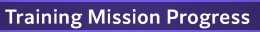
#> input picture img/control/TMP.jpg, 260 x 32 px
$ python -i Opencv.py   (imports and definitions only)
#> lines starting #> are read from the running program, lines starting #| are printed output that depends on the picture; after the words box and inside, x2 and y2 are one past the last pixel; in counts of white or black regions, pixels touching at a corner belong together
import cv2
import numpy as np
import pytesseract

def getTextFromImage(image):
    # Convert to OpenCV format
    np_img = np.array(image)
    if np_img.shape[2] == 4:  # RGBA
        np_img = cv2.cvtColor(np_img, cv2.COLOR_RGBA2BGR)
    else:
        np_img = cv2.cvtColor(np_img, cv2.COLOR_RGB2BGR)

    # Preprocessing
    gray = cv2.cvtColor(np_img, cv2.COLOR_BGR2GRAY)

    # Optional: Apply thresholding to improve OCR
    _, thresh = cv2.threshold(gray, 0, 255, cv2.THRESH_BINARY + cv2.THRESH_OTSU)

    resized = cv2.resize(thresh, None, fx=2, fy=2, interpolation=cv2.INTER_LINEAR)

    # Perform OCR default: --psm 7
    custom_config = r'--oem 3 --psm 7 -c tessedit_char_whitelist=0123456789>-'  # PSM 7 = treat the image as a single line of text
    text = pytesseract.image_to_string(resized, config=custom_config)

    print("Extracted Text:", text.strip())
    return text

def getTextFromImage2(image):
    # Convert to OpenCV format
    np_img = np.array(image)
    if np_img.shape[2] == 4:  # RGBA
        np_img = cv2.cvtColor(np_img, cv2.COLOR_RGBA2BGR)
    else:
        np_img = cv2.cvtColor(np_img, cv2.COLOR_RGB2BGR)
#> np_img is the input picture: shape (32, 260, 3); mean B, G, R 148.4, 80.3, 94.9

    gray = cv2.cvtColor(np_img, cv2.COLOR_BGR2GRAY)
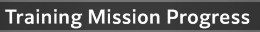
#> gray: shape (32, 260); min 40, max 255, mean 92.4

    # Upscale FIRST
    gray = cv2.resize(gray, None, fx=3, fy=3, interpolation=cv2.INTER_CUBIC)
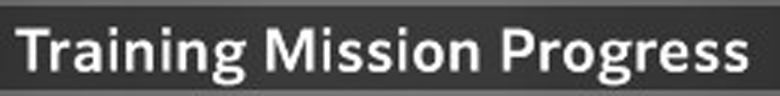
#> gray: shape (96, 780); min 22, max 255, mean 92

    # Light blur to reduce anti-alias noise
    gray = cv2.GaussianBlur(gray, (3,3), 0)

    # Simple binary threshold (NOT OTSU)
    _, thresh = cv2.threshold(gray, 150, 255, cv2.THRESH_BINARY)
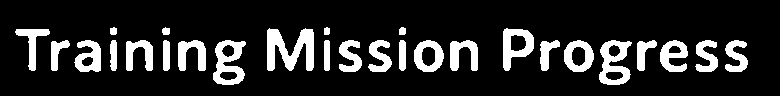
#> thresh: shape (96, 780); 15.4% white; 27 white regions, largest, box (x1, y1, x2, y2) and area: (267, 28, 314, 71) 1207, (213, 40, 246, 85) 840, (599, 40, 632, 85) 839

    resized = cv2.resize(thresh, None, fx=2, fy=2, interpolation=cv2.INTER_LINEAR)
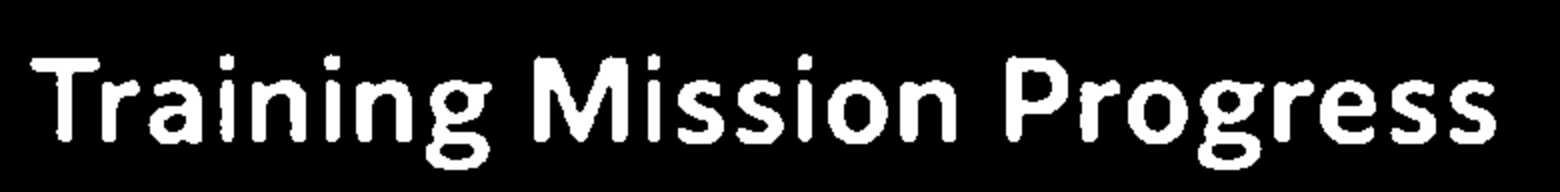
#> resized: shape (192, 1560); min 0, max 255, mean 39.4

    # Perform OCR default: --psm 7
    custom_config = r'--oem 3 --psm 7 -c tessedit_char_whitelist=0123456789>-'  # PSM 7 = treat the image as a single line of text
#> (the run stopped early here; a loop or call above may not have finished)
